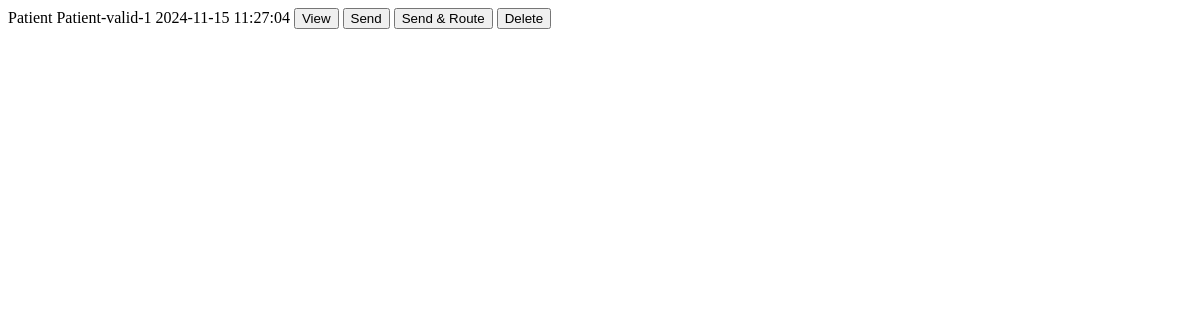
Before: /get_test_messages with the older database file.
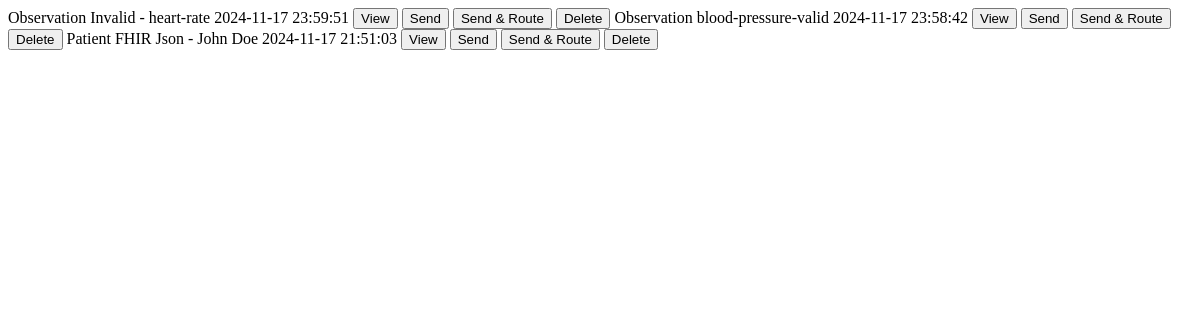
After: the same page with the newer database file.
### app.py (models this page shows)
class TestMessage(db.Model):
    id = db.Column(db.Integer, primary_key=True)
    name = db.Column(db.String(100), nullable=False)
    description = db.Column(db.Text)
    message_content = db.Column(db.Text, nullable=False)
    message_type_id = db.Column(db.Integer, db.ForeignKey('message_type.id'), nullable=False)
    created_at = db.Column(db.DateTime, default=datetime.utcnow)
    response = db.relationship('ResponseMessage',backref='message', lazy=True)

class MessageType(db.Model):
    id = db.Column(db.Integer, primary_key=True)
    name = db.Column(db.String(100), nullable=False)
    description = db.Column(db.Text)
    created_at = db.Column(db.DateTime, default=datetime.utcnow)
    endpoint = db.Column(db.String(150), nullable=False, default="http://localhost:8080/validator")
    test_messages = db.relationship('TestMessage', backref='message_type', lazy=True)
    transforms = db.relationship('XSLTransform', backref='message_type', lazy=True)

### app.py (the view)
@app.route('/get_test_messages')
def get_test_messages():
    test_messages = TestMessage.query.order_by(TestMessage.created_at.desc()).all()
    return render_template('messages/_list.html', test_messages=test_messages)

### templates/messages/_list.html (shortened to what this page needs)
{% for message in test_messages %}
<tr class="hover:bg-gray-50">
    <td class="px-6 py-4 whitespace-nowrap">{{ message.message_type.name }}</td>
    <td class="px-6 py-4 whitespace-nowrap">{{ message.name }}</td>
    <td class="px-6 py-4 whitespace-nowrap">{{ message.created_at.strftime('%Y-%m-%d %H:%M:%S') }}</td>
    <td class="px-6 py-4 whitespace-nowrap">
        <button
                hx-get="/api/messages/{{ message.id }}"
                hx-target="#edit-modal-content"
                hx-swap="innerHTML"
                onclick="showModal()"
                class="text-blue-600 hover:text-blue-900 mr-2">
                View
        </button>
        <button hx-post="/api/messages/{{ message.id }}/send"
                hx-trigger="click"
                hx-target="#edit-modal-content"
                hx-swap="innerHTML"
                onclick="showModal()"
                hx-indicator="#spinner"
                class="text-green-600 hover:text-green-900 mr-2">
            Send
        </button>
        <button hx-post="/api/messages/{{ message.id }}/send?toFHIR=Y"
                hx-trigger="click"
                hx-target="#edit-modal-content"
                hx-swap="innerHTML"
                onclick="showModal()"
                hx-indicator="#spinner"
                class="text-teal-600 hover:text-teal-900 mr-2">
            Send & Route
        </button>
        <button hx-delete="/api/messages/{{ message.id }}"
                hx-confirm="Are you sure you want to delete this message?"
                hx-target="#body_content" hx-swap="innerHTML"
                class="text-red-600 hover:text-red-900 mr-2">
            Delete
        </button>
    </td>
</tr>
{% endfor %}

Changed rows visible on the page:
added TestMessage: message_type.name "Observation", name "Invalid - heart-rate", created_at "2024-11-17 23:59:51"
added TestMessage: message_type.name "Observation", name "blood-pressure-valid", created_at "2024-11-17 23:58:42"
changed TestMessage "Patient": name "Patient-valid-1" → "FHIR Json - John Doe"; created_at "2024-11-15 11:27:04" → "2024-11-17 21:51:03"
